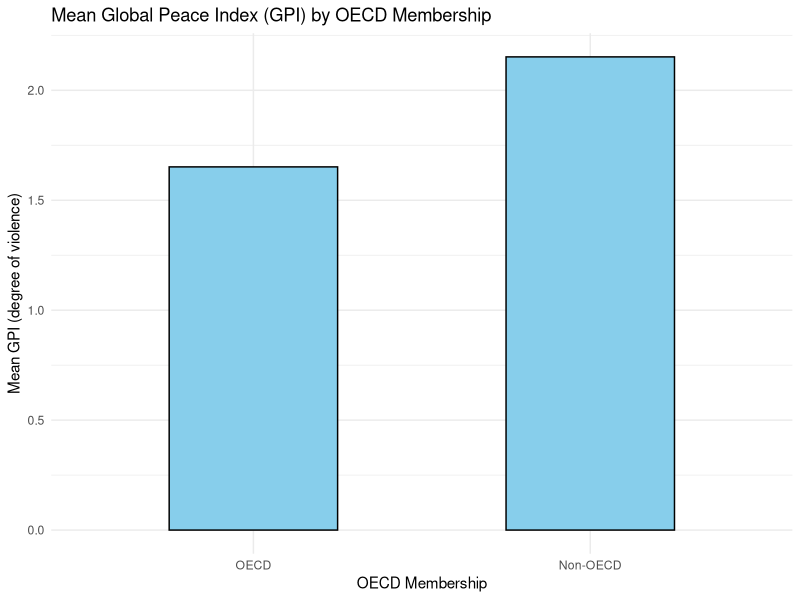
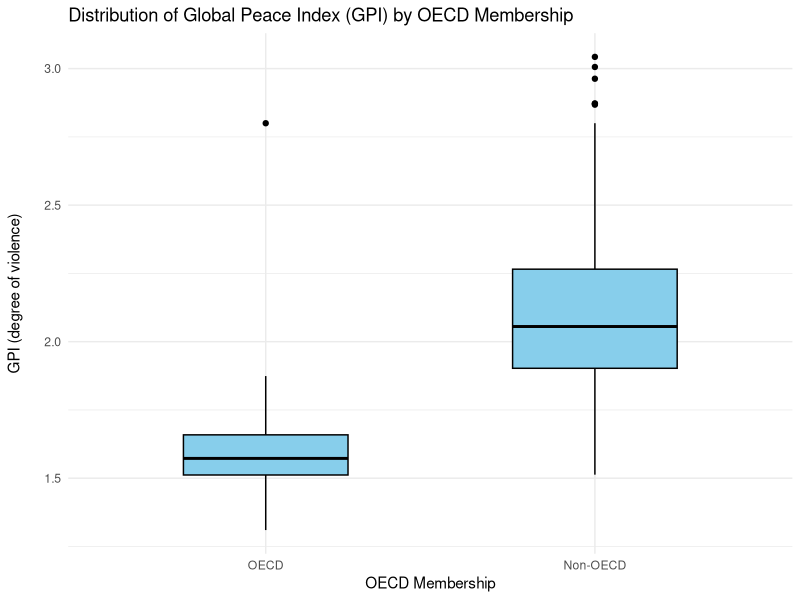
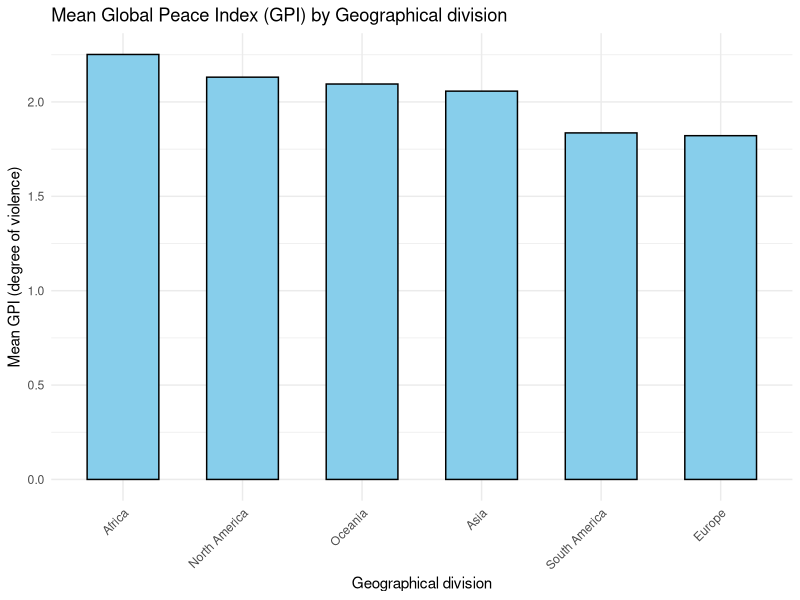
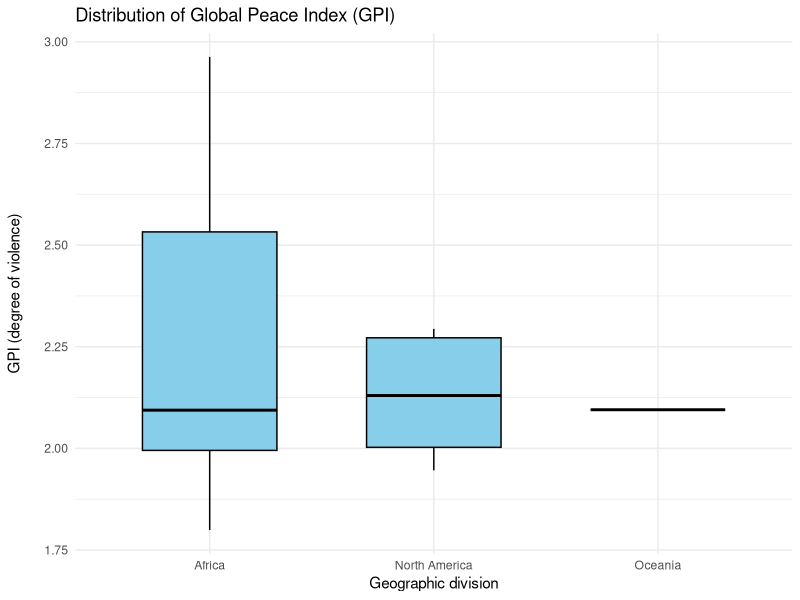
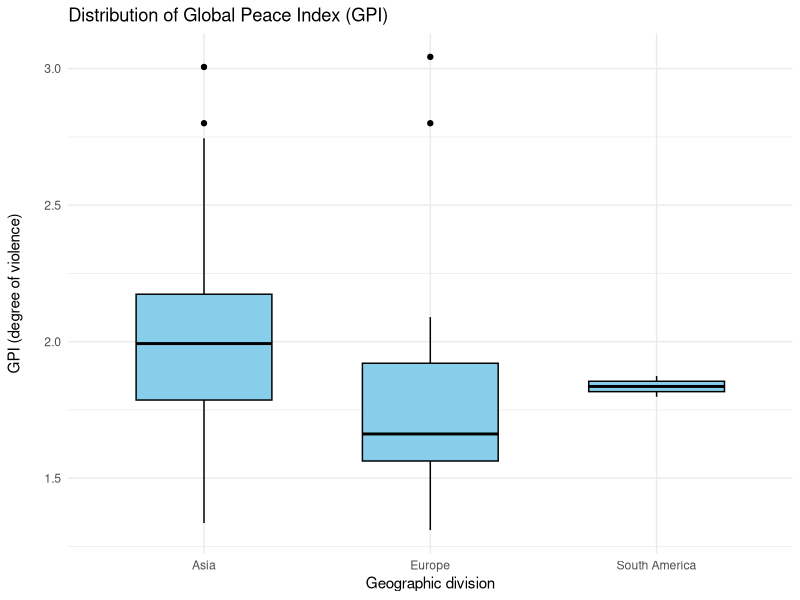
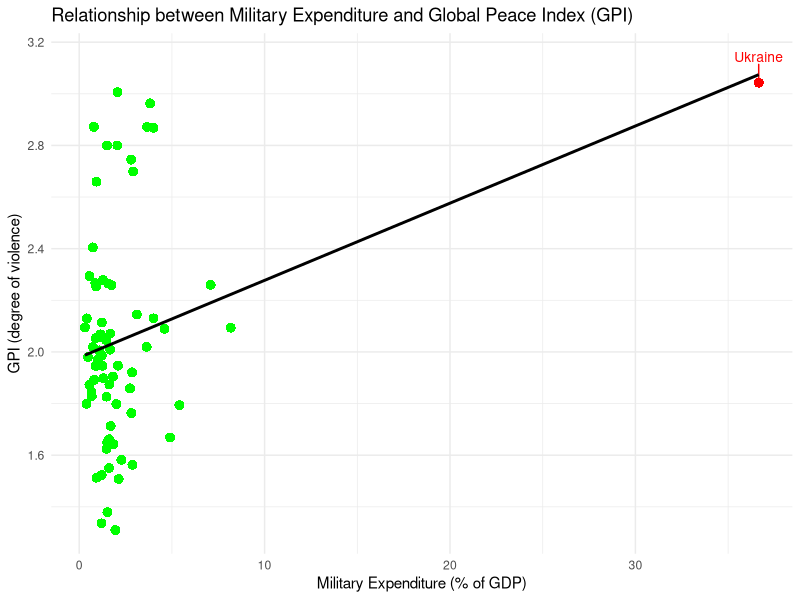
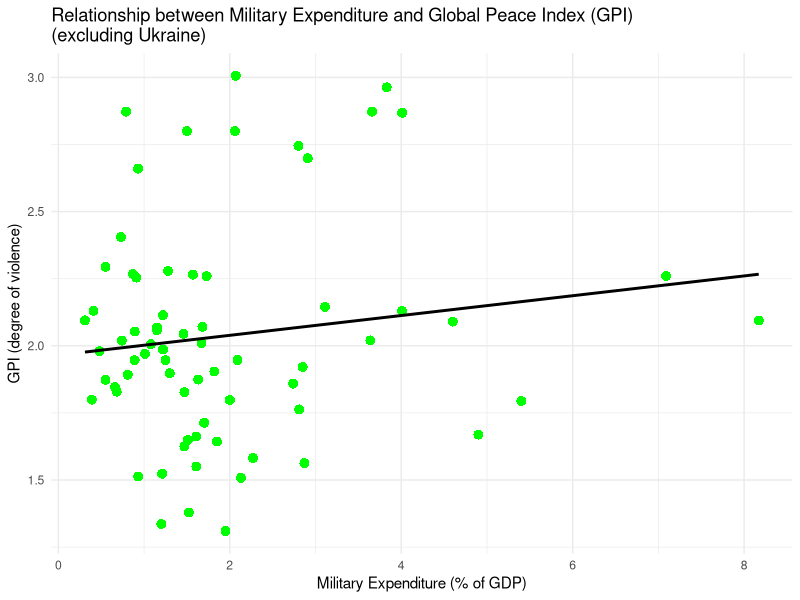
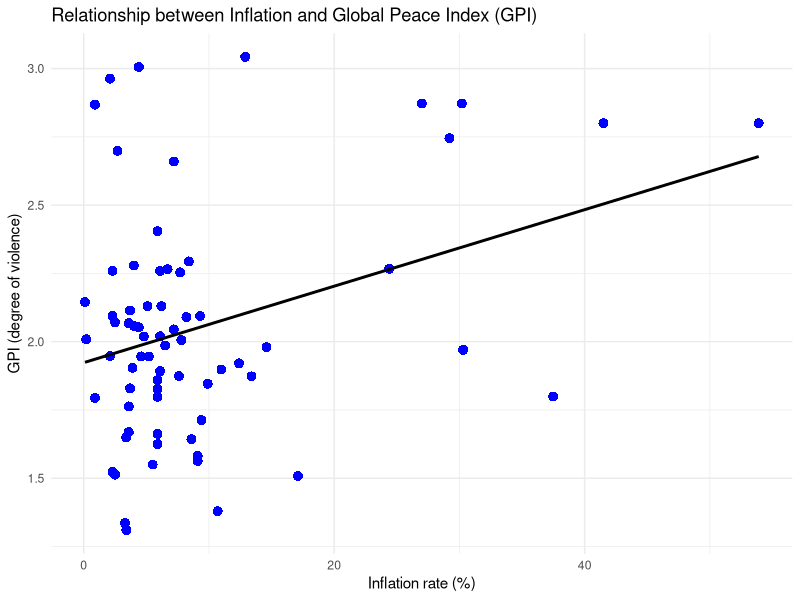

Reproduce these figures in R, in order.
#2nd_Assignment 
#Abel Juan Agut Rabadán
#Date of last revision:
#Descriptive statistics and linear regressions to predict GPI.

#This is the link where our data is stored 
open_project_folder <- function() {
  link <- "https://github.com/100474258/2nd-Assignment_Abel_Agut_Rabadan.git"
  browseURL(link)
}
open_project_folder()

#This is the selection of packages that are needed and we must charge all of them
packages <- c("dplyr", "ggplot2", "readr", "tidyr", "tidyverse", "ggrepel", "writexl")

package.check <- lapply(packages, function(pkg) {
  if (!require(pkg, character.only = TRUE)) {
    install.packages(pkg, dependencies = TRUE)
    library(pkg, character.only = TRUE)
  }
})

library(tidyverse)
library(ggplot2)
library (dplyr)
library (readr)
library (ggrepel) 
library(tidyr)
library (writexl)

#We check the compatibility of the packages with the R version
R.version
packageDescription("tidyverse")
packageDescription("ggplot2")
packageDescription("dplyr")
packageDescription("readr")
packageDescription("ggrepel")
packageDescription("tidyr")
packageDescription("writexl")

#We create the needed folders
base_dir <- getwd()  
dir.create(file.path(base_dir, "raw-data"), showWarnings = FALSE)
dir.create(file.path(base_dir, "processed-data"), showWarnings = FALSE)
dir.create(file.path(base_dir, "figures"), showWarnings = FALSE)

#We reed ourr original dataset
data_100474258 <- read_delim("raw-data/data_100474258.csv", 
                             delim = ";", escape_double = FALSE, trim_ws = TRUE)


#Create a copy of the dataset 
Data_2ndAssignment <- data_100474258

#####################################################

#1st Exercise 
#We convert the OECD variable into factor 
Data_2ndAssignment$OECD <- as.factor(Data_2ndAssignment$OECD)
#We first calculate the main statistical indicators of GPI for countries that are part of the OECD. 
Statistical_summary_OECD <- Data_2ndAssignment %>%
  filter(OECD == 1) %>%
  summarise(
    mean_GPI = mean(GPI, na.rm = TRUE),
    median_GPI = median(GPI, na.rm = TRUE),
    min_GPI = min(GPI, na.rm = TRUE),
    max_GPI = max(GPI, na.rm = TRUE),
    sd_GPI = sd(GPI, na.rm = TRUE)
  )
if (file.exists("Statistical_summary_OECD.xlsx")) file.remove("Statistical_summary_OECD.xlsx")
write_xlsx(Statistical_summary_OECD, path = "processed-data/Statistical_summary_OECD.xlsx")
#We do the same for countries that are not part of the OECD. 
Statistical_summary_non_OECD <- Data_2ndAssignment %>%
  filter(OECD == 0) %>%
  summarise(
    mean_GPI = mean(GPI, na.rm = TRUE),
    median_GPI = median(GPI, na.rm = TRUE),
    min_GPI = min(GPI, na.rm = TRUE),
    max_GPI = max(GPI, na.rm = TRUE),
    sd_GPI = sd(GPI, na.rm = TRUE)
  )
if (file.exists("Statistical_summary_non_OECD.xlsx")) file.remove("Statistical_summary_non_OECD.xlsx")
write_xlsx(Statistical_summary_non_OECD, path = "processed-data/Statistical_summary_non_OECD.xlsx")
#We plot a bar chart with the GPI means for countries in the OECD and countries not in OECD
ggplot(Data_2ndAssignment, aes(x = factor(OECD, levels = c(1, 0)), y = GPI)) +
  stat_summary(fun = mean, geom = "bar", fill = "skyblue", color = "black", width = 0.5) +
  labs(
    title = "Mean Global Peace Index (GPI) by OECD Membership",
    x = "OECD Membership",
    y = "Mean GPI (degree of violence)"
  ) +
  scale_x_discrete(labels = c("1" = "OECD", "0" = "Non-OECD")) +
  theme_minimal()
#We now draw a graph with two boxplots, one for OECD and another one for Non-OECD countries considering the 
#distribution of the GPI for each of them. 
ggplot(Data_2ndAssignment, aes(x = factor(OECD, levels = c(1, 0)), y = GPI)) +
  geom_boxplot(fill = "skyblue", color = "black", width = 0.5) +
  labs(
    title = "Distribution of Global Peace Index (GPI) by OECD Membership",
    x = "OECD Membership",
    y = "GPI (degree of violence)"
  ) +
  scale_x_discrete(labels = c("1" = "OECD", "0" = "Non-OECD")) +
  theme_minimal() + theme(
    axis.title.y = element_text(margin = margin(r = 15))
  )

################################################################

#2nd exercise 
#Here again we calculate the main statistical summaries for GPI, but in this case dividing it by Continents of the "Division" variable 
statistical_summary_division <- Data_2ndAssignment %>%
  group_by(Division) %>%
  summarise(
    mean_GPI = mean(GPI, na.rm = TRUE),
    median_GPI = median(GPI, na.rm = TRUE),
    min_GPI = min(GPI, na.rm = TRUE),
    max_GPI = max(GPI, na.rm = TRUE),
    sd_GPI = ifelse(n() > 1, sd(GPI, na.rm = TRUE), 0)
  )
if (file.exists("statistical_summary_division.xlsx")) file.remove("statistical_summary_division.xlsx")
write_xlsx(statistical_summary_division, path = "processed-data/statistical_summary_division.xlsx")
#We plot a bar chart with the GPI means for each of the continents 
ggplot(Data_2ndAssignment, aes(x = reorder(Division, -GPI, FUN = mean), y = GPI)) +
  stat_summary(fun = mean, geom = "bar", fill = "skyblue", color = "black", width = 0.6) +
  labs(
    title = "Mean Global Peace Index (GPI) by Geographical division",
    x = "Geographical division",
    y = "Mean GPI (degree of violence)"
  ) +
  theme_minimal() +
  theme(
    axis.text.x = element_text(angle = 45, hjust = 1)
  )
#We now draw two graphs, one for Africa, North America and Oceania and one for Asia, South America and Europe 
#with boxplots of the distribution of the Global Peace Index for all the continents 
Data_2ndAssignment %>%
  filter(Division %in% c("Africa", "North America", "Oceania")) %>%
  ggplot(aes(x = Division, y = GPI)) +
  geom_boxplot(fill = "skyblue", color = "black", width = 0.6) +
  labs(
    title = "Distribution of Global Peace Index (GPI)",
    x = "Geographic division", 
    y = "GPI (degree of violence)"
  ) +
  theme_minimal() +
  theme(
    axis.title.y = element_text(margin = margin(r = 15))
  )
Data_2ndAssignment %>%
  filter(Division %in% c("Asia", "South America", "Europe")) %>%
  ggplot(aes(x = Division, y = GPI)) +
  geom_boxplot(fill = "skyblue", color = "black", width = 0.6) +
  labs(
    title = "Distribution of Global Peace Index (GPI)",
    x = "Geographic division",   
    y = "GPI (degree of violence)"
  ) +
  theme_minimal() +
  theme(
    axis.title.y = element_text(margin = margin(r = 15))  
  )

##############################################################################3

#3rd exercise 
#We want to see which variables are quantitative.
str(Data_2ndAssignment)
#We make a scatterplot that relates GPI with military expenditure. We also add a regression line
ggplot(Data_2ndAssignment, aes(x = MilitaryExpenditure, y = GPI)) +
  geom_point(
    data = subset(Data_2ndAssignment, Country != "Ukraine"),
    color = "green", shape = 16, size = 3
  ) +
  geom_point(
    data = subset(Data_2ndAssignment, Country == "Ukraine"),
    color = "red", shape = 16, size = 3
  ) +
  geom_text_repel(
    data = subset(Data_2ndAssignment, Country == "Ukraine"),
    aes(label = Country),
    color = "red",
    size = 3.5,
    nudge_y = 0.1
  ) +
  geom_smooth(method = "lm", se = FALSE, color = "black") +
  labs(
    title = "Relationship between Military Expenditure and Global Peace Index (GPI)",
    x = "Military Expenditure (% of GDP)",
    y = "GPI (degree of violence)"
  ) +
  theme_minimal()
#Now we make the same scatterplot, but excluding Ukraine, a clear outlier 
Data_2ndAssignment %>%
  filter(Country != "Ukraine") %>%   
  ggplot(aes(x = MilitaryExpenditure, y = GPI)) +
  geom_point(color = "green", shape = 16, size = 3) +  # green dots
  geom_smooth(method = "lm", se = FALSE, color = "black") +
  labs(
    title = "Relationship between Military Expenditure and Global Peace Index (GPI)\n(excluding Ukraine)",
    x = "Military Expenditure (% of GDP)",
    y = "GPI (degree of violence)"
  ) +
  theme_minimal()
#We make a scatterplot that relates GPI with inflation. We also add the regression line
ggplot(Data_2ndAssignment, aes(x = Inflation, y = GPI)) +
  geom_point(color = "blue", shape = 16, size = 3) +  
  geom_smooth(method = "lm", se = FALSE, color = "black") +
  labs(
    title = "Relationship between Inflation and Global Peace Index (GPI)",
    x = "Inflation rate (%)",
    y = "GPI (degree of violence)"
  ) +
  theme_minimal()
#We make a scatterplot that related GPI and GDPpc. We also add the regression line. 
ggplot(Data_2ndAssignment, aes(x = GDPpc, y = GPI)) +
  geom_point(color = "brown", shape = 16, size = 3) +   
  geom_smooth(method = "lm", se = FALSE, color = "black") +  
  labs(
    title = "Relationship between GDP per Capita and Global Peace Index (GPI)",
    x = "GDP per capita (US dollars)",
    y = "GPI (degree of violence)"
  ) +
  theme_minimal()

################################################################################

#Exercise 4 
#We trace the correlation between Military Expenditure and GPI
cor(Data_2ndAssignment$MilitaryExpenditure, Data_2ndAssignment$GPI)
#We make a regression between Military Expenditure and GPI 
GPI_MilitaryExpenditure_Regression <- lm(GPI ~ MilitaryExpenditure, data = Data_2ndAssignment)
summary(GPI_MilitaryExpenditure_Regression)
GPI_MilitaryExpenditure_summary <- summary(GPI_MilitaryExpenditure_Regression)
#We make a table from the regression data we are interested in 
GPI_MilitaryExpenditure_table <- data.frame(
  Variable = rownames(GPI_MilitaryExpenditure_summary$coefficients),
  Estimate = GPI_MilitaryExpenditure_summary$coefficients[, "Estimate"],
  p_value = GPI_MilitaryExpenditure_summary$coefficients[, "Pr(>|t|)"]
)
GPI_MilitaryExpenditure_table$Multiple_R_squared <- GPI_MilitaryExpenditure_summary$r.squared
if (file.exists("GPI_MilitaryExpenditure_table.xlsx")) file.remove("GPI_MilitaryExpenditure_table.xlsx")
write_xlsx(GPI_MilitaryExpenditure_table, path = "processed-data/GPI_MilitaryExpenditure_table.xlsx")
#We run again the regression but this time excluding Ukraine 
GPI_MilitaryExpenditure_Regression_noUkraine <- lm(
  GPI ~ MilitaryExpenditure, 
  data = subset(Data_2ndAssignment, Country != "Ukraine")
)
summary(GPI_MilitaryExpenditure_Regression_noUkraine)
#We calculate the predicted values for GPI according to the model established with the Military Expenditure regression and the residuals excluding Ukraine 
fitted_vals_GPI_MilitaryExpenditure <- fitted(GPI_MilitaryExpenditure_Regression)
residuals_vals_GPI_MilitaryExpenditure <- residuals(GPI_MilitaryExpenditure_Regression)
#We plot the residuals to see if there is any pattern 
plot(fitted_vals_GPI_MilitaryExpenditure, residuals_vals_GPI_MilitaryExpenditure,
     xlab = "Fitted values",
     ylab = "Residuals",
     main = "GPI-Military Expenditure Residuals vs Fitted Values",
     pch = 16, col = "green")
abline(h = 0, col = "black", lwd = 2)
#We plot a histogram to see if there is a normal distribution 
hist(residuals_vals_GPI_MilitaryExpenditure,
     breaks = 10,             
     col = "green",        
     border = "black",          
     main = "Histogram of Residuals",
     xlab = "Residuals",
     ylab = "Frequency")


#We trace trace the correlation between Inflation and GPI
cor(Data_2ndAssignment$Inflation, Data_2ndAssignment$GPI)
#We make a regression between Inflation and GPI 
GPI_Inflation_Regression <- lm(GPI ~ Inflation, data = Data_2ndAssignment)
summary(GPI_Inflation_Regression)
GPI_Inflation_summary <- summary(GPI_Inflation_Regression)
#We make a table from the regression data we are interested in 
GPI_Inflation_table <- data.frame(
  Variable = rownames(GPI_Inflation_summary$coefficients),
  Estimate = GPI_Inflation_summary$coefficients[, "Estimate"],
  p_value = GPI_Inflation_summary$coefficients[, "Pr(>|t|)"]
)
GPI_Inflation_table$Multiple_R_squared <- GPI_Inflation_summary$r.squared
if (file.exists("GPI_Inflation_table.xlsx")) file.remove("GPI_Inflation_table.xlsx")
write_xlsx(GPI_Inflation_table, path = "processed-data/GPI_Inflation_table.xlsx")
#We calculate the predicted values for GPI according to the model established with the Inflation regression and the residuals 
fitted_vals_GPI_Inflation <- fitted(GPI_Inflation_Regression)
residuals_vals_GPI_Inflation <- residuals(GPI_Inflation_Regression)
#We plot the residuals to see if there is any pattern 
plot(fitted_vals_GPI_Inflation, residuals_vals_GPI_Inflation,
     xlab = "Fitted values",
     ylab = "Residuals",
     main = "GPI-Inflation Residuals vs Fitted Values",
     pch = 16, col = "blue")
abline(h = 0, col = "black", lwd = 2)
#We plot a histogram to see if there is a normal distribution 
hist(residuals_vals_GPI_Inflation,
     breaks = 10,             
     col = "blue",        
     border = "black",          
     main = "Histogram of Residuals",
     xlab = "Residuals",
     ylab = "Frequency")

#We trace trace the correlation between GDPpc and GPI
cor(Data_2ndAssignment$GDPpc, Data_2ndAssignment$GPI)
#We make a regression between GDPpc and GPI 
GPI_GDPpc_Regression <- lm(GPI ~ GDPpc, data = Data_2ndAssignment)
summary(GPI_GDPpc_Regression)
GPI_GDPpc_summary <- summary(GPI_GDPpc_Regression)
#We make a table from the regression data we are interested in 
GPI_GDPpc_table <- data.frame(
  Variable = rownames(GPI_GDPpc_summary$coefficients),
  Estimate = GPI_GDPpc_summary$coefficients[, "Estimate"],
  p_value = GPI_GDPpc_summary$coefficients[, "Pr(>|t|)"]
)
GPI_GDPpc_table$Multiple_R_squared <- GPI_GDPpc_summary$r.squared
if (file.exists("GPI_GDPpc_table.xlsx")) file.remove("GPI_GDPpc_table.xlsx")
write_xlsx(GPI_GDPpc_table, path = "processed-data/GPI_GDPpc_table.xlsx")
#We calculate the predicted values for GPI according to the model established with the GDPpc regression and the residuals 
fitted_vals_GPI_GDPpc <- fitted(GPI_GDPpc_Regression)
residuals_vals_GPI_GDPpc <- residuals(GPI_GDPpc_Regression)
#We plot the residuals to see if there is any pattern 
plot(fitted_vals_GPI_GDPpc, residuals_vals_GPI_GDPpc,
     xlab = "Fitted values",
     ylab = "Residuals",
    main = "GPI-GDPpc Residuals vs Fitted Values",
    pch = 16, col = "brown")
abline(h = 0, col = "black", lwd = 2)
#We plot a histogram to see if there is a normal distribution 
hist(residuals_vals_GPI_GDPpc,
     breaks = 10,             
     col = "brown",        
     border = "black",          
     main = "Histogram of Residuals",
     xlab = "Residuals",
     ylab = "Frequency")

################################################################################

#Exercise 5
#We read the dataset with the 5 new counties and its GDPpc
Five_more_country <- Five_more_country <- data.frame(
  Country = c("Austria", "Belarus", "India", "Australia", "Guinea"),
  GDPpc   = c(56.5059683, 7.82905314, 2.48484543, 64.7117656, 1.66393781)
)
#We predict for these 5 countries according to what we got in our previous model their GPI
predicted_GPI_Five_countries <- predict(GPI_GDPpc_Regression, newdata = Five_more_country)
Five_more_country$Predicted_GPI <- predicted_GPI_Five_countries
#We create a vector with the actual GPI for each of the countries 
actual_GPI_values <- c(1.313, 2.291, 2.319, 1.536, 2.423)
#We add the actual value to the Five_more_country table 
Five_more_country$Actual_GPI <- actual_GPI_values
#We pivot longer the table for its representation in a side to side bar chart 
Five_more_country_long <- Five_more_country %>%
  pivot_longer(cols = c(Predicted_GPI, Actual_GPI),
               names_to = "Type",
               values_to = "GPI_Value")

ggplot(Five_more_country_long, aes(x = Country, y = GPI_Value, fill = Type)) +
  geom_bar(stat = "identity",
           position = position_dodge(width = 0.6),
           width = 0.6) +                           
  labs(title = "Predicted vs Actual GPI by Country",
       x = "Country",
       y = "GPI Value") +
  scale_fill_manual(values = c("steelblue", "red"),
                    name = "GPI Type",
                    labels = c("Actual GPI", "Predicted GPI")) +
  theme_minimal() +
  theme(
    plot.title = element_text(hjust = 0.5, face = "bold"),
    axis.text.x = element_text(angle = 45, hjust = 1)
  )

#We make a scatterplot with the predicited and actual values
ggplot(Five_more_country_long, aes(x = GDPpc, y = GPI_Value, color = Type)) +
  geom_point(size = 3) +
  geom_text_repel(aes(label = Country),
                  size = 3,
                  max.overlaps = Inf,
                  nudge_y = 0.05,        
                  direction = "y",      
                  segment.color = 'grey50',
                  box.padding = 0.5,
                  point.padding = 0.5) +
  scale_color_manual(values = c("Predicted_GPI" = "red", "Actual_GPI" = "steelblue"),
                     labels = c("Actual", "Predicted"),
                     name = "GPI Type") +
  labs(title = "GPI vs GDP per Capita: Predicted vs Actual",
       x = "GDP per Capita (thousands USD)",
       y = "GPI") +
  theme_minimal() +
  theme(plot.title = element_text(hjust = 0.5, face = "bold"))



################################################################################

#Exercise 6
#Mutate division as a factor 
Data_2ndAssignment$Division <- as.factor(Data_2ndAssignment$Division)
Data_2ndAssignment$Division <- relevel(Data_2ndAssignment$Division, ref = "Europe")
#We trace a regression model with GDPpc and Division 
GPI_GDPpc_Division_Regression <- lm(GPI ~ GDPpc + Division, data = Data_2ndAssignment)
summary(GPI_GDPpc_Division_Regression)
GPI_Division_summary <- summary(GPI_GDPpc_Division_Regression)
#We make a table from the regression data we are interested in 
GPI_Division_table <- data.frame(
  Variable = rownames(GPI_Division_summary$coefficients),
  Estimate = GPI_Division_summary$coefficients[, "Estimate"],
  p_value = GPI_Division_summary$coefficients[, "Pr(>|t|)"]
)
GPI_Division_table$Adjusted_R_squared <- GPI_Division_summary$adj.r.squared
if (file.exists("GPI_Division_table.xlsx")) file.remove("GPI_Division_table.xlsx")
write_xlsx(GPI_Division_table, path = "processed-data/GPI_Division_table.xlsx")
#We create a new data frame from the original one to add a variable that would represent the predicted GPI according to the 
#GPI_GDPpc_Division_Regression model 
Data_2ndAssignment_PredictedGPI <- Data_2ndAssignment
Data_2ndAssignment_PredictedGPI$Predicted_GPI <- predict(GPI_GDPpc_Division_Regression)
#We create a new data frame just with the Country, Division, GDPpc, the Actual and the Predicted GPI. 
Data_2ndAssignment_PredictedGPI_cleaned <- Data_2ndAssignment_PredictedGPI %>%
  select(Country, Division, GDPpc, Actual_GPI = GPI, Predicted_GPI)
#We calculate the correlation between the Actual and Predicted GPI values and represent it with a scatterplot
correlation_GDPpc_Division <- cor(Data_2ndAssignment_PredictedGPI_cleaned$Actual_GPI, Data_2ndAssignment_PredictedGPI_cleaned$Predicted_GPI)
ggplot(Data_2ndAssignment_PredictedGPI_cleaned, aes(x = Predicted_GPI, y = Actual_GPI)) +
  geom_point(color = "steelblue", size = 2) +
  geom_abline(slope = 1, intercept = 0, color = "red", linetype = "dashed") +
  theme_minimal(base_size = 13) +
  labs(
    title = "Actual vs Predicted GPI",
    subtitle = "Regression Model: GPI ~ GDPpc + Division",
    x = "Predicted GPI",
    y = "Actual GPI"
  ) +
  annotate(
    "text",
    x = min(Data_2ndAssignment_PredictedGPI_cleaned$Predicted_GPI),
    y = max(Data_2ndAssignment_PredictedGPI_cleaned$Actual_GPI),
    label = paste0("r = ", round(correlation_GDPpc_Division, 3)),
    hjust = 0, vjust = 1, size = 5, fontface = "bold"
  )

################################################################################

#Exercise 7
#We create a data frame called edu_data, reading our csv
edu_data <- read_csv("raw-data/expected_years_schooling.csv")
#We filter out dataset with the year and columns that we are interested in 
edu_2023 <- edu_data %>%
  filter(Year == 2023) %>%
  select(Country = Entity, Education_ExpYears_2023 = `Expected years of schooling`)
#We rename the countries that have different names to the ones in our original dataset to make the merging
edu_2023$Country <- recode(edu_2023$Country,
                                     "Turkey" = "Türkiye",
                                     "South Korea" = "Korea, South")
#We make a copy of our original dataset to add this new variable
Data_2ndAssignment_edu <- Data_2ndAssignment 
#We merge our education dataset and our original one by Country
Data_2ndAssignment_edu <- merge(
  Data_2ndAssignment_edu,
  edu_2023,
  by = "Country",
  all.x = TRUE
)
#We fill a missing value in Kosovo for education by the mean of the other values 
Data_2ndAssignment_edu$Education_ExpYears_2023[is.na(Data_2ndAssignment_edu$Education_ExpYears_2023)] <- 
  mean(Data_2ndAssignment_edu$Education_ExpYears_2023, na.rm = TRUE)
#We trace a first correlation between the education expected years and GPI 
cor(Data_2ndAssignment_edu$Education_ExpYears_2023,
Data_2ndAssignment_edu$GPI)
#We make now a regression between education expected years and GPI 
GPI_Education_Regression <- lm(GPI ~ Education_ExpYears_2023, data = Data_2ndAssignment_edu)
summary(GPI_Education_Regression)
GPI_Education_summary <- summary(GPI_Education_Regression)
#We make a table from the regression data we are interested in 
GPI_Education_table <- data.frame(
  Variable = rownames(GPI_Education_summary$coefficients),
  Estimate = GPI_Education_summary$coefficients[, "Estimate"],
  p_value = GPI_Education_summary$coefficients[, "Pr(>|t|)"]
)
GPI_Education_table$Multiple_R_squared <- GPI_Education_summary$r.squared
if (file.exists("GPI_Education_table.xlsx")) file.remove("GPI_Education_table.xlsx")
write_xlsx(GPI_Education_table, path = "processed-data/GPI_Education_table.xlsx")
#We calculate the predicted values for GPI according to the model established with the Education_ExpYears_2023 and the residuals 
fitted_vals_GPI_Education <- fitted(GPI_Education_Regression)
residuals_vals_GPI_Education <- residuals(GPI_Education_Regression)
#We plot the residuals to see if there is any pattern 
plot(fitted_vals_GPI_Education, residuals_vals_GPI_Education,
     xlab = "Fitted values",
     ylab = "Residuals",
     main = "GPI-Education Residuals vs Fitted Values",
     pch = 16, col = "yellow")
abline(h = 0, col = "black", lwd = 2)
#We plot a histogram to see if there is a normal distribution 
hist(residuals_vals_GPI_Education,
     breaks = 10,             
     col = "yellow",        
     border = "black",          
     main = "Histogram of Residuals",
     xlab = "Residuals",
     ylab = "Frequency")

#We create a data frame called RDI_data, reading our csv
rdi_data <- read_delim("raw-data/religious_diversity_index.csv", 
                       delim = ";", escape_double = FALSE, trim_ws = TRUE)
#We filter out dataset with the columns that we are interested in 
rdi_data_clean <- rdi_data %>%
  select(Country, RDI)
#We rename the countries that have different names to the ones in our original dataset to make the merging
rdi_data_clean$Country <- recode(rdi_data_clean$Country,
                                 "Bosnia-Herzegovina" = "Bosnia and Herzegovina",
                                 "Ivory Coast" = "Cote d'Ivoire",
                                 "Czech Republic"= "Czechia",
                                 "Guinea Bissau"= "Guinea-Bissau",
                                 "South Korea"= "Korea, South",
                                 "Republic of Macedonia"= "North Macedonia",
                                 "Turkey"= "Türkiye")
#We make a copy of our original dataset to add this new variable
Data_2ndAssignment_edu_rdi <- Data_2ndAssignment_edu 
#We merge our education dataset and our original one by Country
Data_2ndAssignment_edu_rdi <- merge(
  Data_2ndAssignment_edu_rdi,
  rdi_data_clean,
  by = "Country",
  all.x = TRUE
)
#We trace a first correlation between the RDI and GPI 
cor(Data_2ndAssignment_edu_rdi$RDI,
    Data_2ndAssignment_edu$GPI)
#We make now a regression between RDI and GPI 
GPI_RDI_Regression <- lm(GPI ~ RDI, data = Data_2ndAssignment_edu_rdi)
summary(GPI_RDI_Regression)
GPI_RDI_summary <- summary(GPI_RDI_Regression)
#We make a table from the regression data we are interested in 
GPI_RDI_table <- data.frame(
  Variable = rownames(GPI_RDI_summary$coefficients),
  Estimate = GPI_RDI_summary$coefficients[, "Estimate"],
  p_value = GPI_RDI_summary$coefficients[, "Pr(>|t|)"]
)
GPI_RDI_table$Multiple_R_squared <- GPI_RDI_summary$r.squared
if (file.exists("GPI_RDI_table.xlsx")) file.remove("GPI_RDI_table.xlsx")
write_xlsx(GPI_RDI_table, path = "processed-data/GPI_RDI_table.xlsx")
#We calculate the predicted values for GPI according to the model established with the Education_ExpYears_2023 and the residuals 
fitted_vals_GPI_RDI <- fitted(GPI_RDI_Regression)
residuals_vals_GPI_RDI <- residuals(GPI_RDI_Regression)
#We plot the residuals to see if there is any pattern 
plot(fitted_vals_GPI_RDI, residuals_vals_GPI_RDI,
     xlab = "Fitted values",
     ylab = "Residuals",
     main = "GPI-RDI Residuals vs Fitted Values",
     pch = 16, col = "orange")
abline(h = 0, col = "black", lwd = 2)
#We plot a histogram to see if there is a normal distribution 
hist(residuals_vals_GPI_RDI,
     breaks = 10,             
     col = "orange",        
     border = "black",          
     main = "Histogram of Residuals",
     xlab = "Residuals",
     ylab = "Frequency")

#We now make a regression between OECD and GPI, previously factorizing it
Data_2ndAssignment$OECD <- as.factor(Data_2ndAssignment$OECD)
GPI_OECD_Regression <- lm(GPI ~ OECD, data = Data_2ndAssignment)
summary (GPI_OECD_Regression)
GPI_OECD_summary <- summary (GPI_OECD_Regression)
#We make a table from the regression data we are interested in
GPI_OECD_table <- data.frame(
  Variable = rownames(GPI_OECD_summary$coefficients),
  Estimate = GPI_OECD_summary$coefficients[, "Estimate"],
  p_value = GPI_OECD_summary$coefficients[, "Pr(>|t|)"]
)
GPI_OECD_table$Multiple_R_squared <- GPI_OECD_summary$r.squared
if (file.exists("GPI_OECD_table.xlsx")) file.remove("GPI_OECD_table.xlsx")
write_xlsx(GPI_OECD_table, path = "processed-data/GPI_OECD_table.xlsx")

#We make a multilinear regression that considers GPI as response variable and GDPpc, Education_ExpYears_2023, OECD, Inflation, MilitaryExpenditure and RDI as predictors.
#We also convert OECD in a factor in the new dataset
Data_2ndAssignment_edu_rdi$OECD <- as.factor(Data_2ndAssignment_edu_rdi$OECD)
Multilinear_regression_1 <- lm(GPI ~ GDPpc + Education_ExpYears_2023 + OECD + Inflation + MilitaryExpenditure + RDI,
                data = Data_2ndAssignment_edu_rdi)
summary (Multilinear_regression_1)
GPI_Multilinear_1_summary <- summary (Multilinear_regression_1)
#We make a table from the regression data we are interested in
GPI_Multilinear_1_table <- data.frame(
  Variable = rownames(GPI_Multilinear_1_summary$coefficients),
  Estimate = GPI_Multilinear_1_summary$coefficients[, "Estimate"],
  p_value = GPI_Multilinear_1_summary$coefficients[, "Pr(>|t|)"]
)
GPI_Multilinear_1_table$Adjusted_R_squared <- GPI_Multilinear_1_summary$adj.r.squared
if (file.exists("GPI_Multilinear_1_table.xlsx")) file.remove("GPI_Multilinear_1_table.xlsx")
write_xlsx(GPI_Multilinear_1_table, path = "processed-data/GPI_Multilinear_1_table.xlsx")

#We establish the correlation between all the numeric variables to get which ones are strongly correlated (multicollinearity)
cor(Data_2ndAssignment_edu_rdi[, c("GDPpc", "Education_ExpYears_2023", "Inflation", "MilitaryExpenditure", "RDI")], 
    use = "complete.obs")
#We run another regression but this time excluding OECD and Education_ExpYears_2023
Multilinear_regression_2 <- lm(GPI ~ GDPpc + Inflation + MilitaryExpenditure + RDI,
                               data = Data_2ndAssignment_edu_rdi)
summary (Multilinear_regression_2)
GPI_Multilinear_2_summary <- summary (Multilinear_regression_2)
#We make a table from the regression data we are interested in 
GPI_Multilinear_2_table <- data.frame(
  Variable = rownames(GPI_Multilinear_2_summary$coefficients),
  Estimate = GPI_Multilinear_2_summary$coefficients[, "Estimate"],
  p_value = GPI_Multilinear_2_summary$coefficients[, "Pr(>|t|)"]
)
GPI_Multilinear_2_table$Adjusted_R_squared <- GPI_Multilinear_2_summary$adj.r.squared
if (file.exists("GPI_Multilinear_2_table.xlsx")) file.remove("GPI_Multilinear_2_table.xlsx")
write_xlsx(GPI_Multilinear_2_table, path = "processed-data/GPI_Multilinear_2_table.xlsx")



################################################################################

#Exercise 8
#We establish again 5 countries dataset for the multilinear regression with all the necessary variables  
Five_more_country_multilinear <- data.frame(
  Country = c("Austria", "Belarus", "India", "Australia", "Guinea"),
  MilitaryExpenditure= c(0.84, 1.8, 2.44, 1.92, 2.13),
  Inflation= c(7.7, 5, 5.4, 5.6, 7.8),
  OECD= c(1, 0, 0, 1, 0),
  GDPpc= c(56.5059683, 7.82905314, 2.48484543, 64.7117656, 1.66393781),
  Division= c("Europe", "Europe", "Asia", "Oceania", "Africa"),
  Education_ExpYears_2023= c(16.284280, 13.718810, 12.954540, 20.654780, 10.393307),
  RDI= c(3.8, 4.7, 4.0, 5.6, 3.1)
)
#We factorize the OECD one 
Five_more_country_multilinear$OECD <- as.factor(Five_more_country_multilinear$OECD)

#We predict GPI for these 5 countries according to our multilinear model 
predicted_GPI_Five_countries_multilinear <- predict(Multilinear_regression_2, newdata = Five_more_country_multilinear)
Five_more_country_multilinear$Predicted_GPI <- predicted_GPI_Five_countries_multilinear
#We create a vector with the actual GPI for each of the countries 
actual_GPI_values <- c(1.313, 2.291, 2.319, 1.536, 2.423)
#We add the actual value to the Five_more_country_multilinear table 
Five_more_country_multilinear$Actual_GPI <- actual_GPI_values
#We pivot longer the table for its representation
Five_more_country_multilinear_long <- Five_more_country_multilinear %>%
  pivot_longer(cols = c(Predicted_GPI, Actual_GPI),
               names_to = "Type",
               values_to = "GPI_Value")
ggplot(Five_more_country_multilinear_long, aes(x = Country, y = GPI_Value, fill = Type)) +
  geom_bar(stat = "identity",
           position = position_dodge(width = 0.6),
           width = 0.6) +                           
  labs(title = "Predicted vs Actual GPI by Country",
       x = "Country",
       y = "GPI Value") +
  scale_fill_manual(values = c("steelblue", "red"),
                    name = "GPI Type",
                    labels = c("Actual GPI", "Predicted GPI")) +
  theme_minimal() +
  theme(
    plot.title = element_text(hjust = 0.5, face = "bold"),
    axis.text.x = element_text(angle = 45, hjust = 1)
  )






